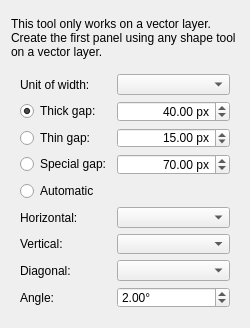
<?xml version="1.0" encoding="UTF-8"?>
<ui version="4.0">
 <author>
    SPDX-FileCopyrightText: none
    SPDX-License-Identifier: GPL-3.0-or-later
  </author>
 <class>KisToolKnifeOptionsWidget</class>
 <widget class="QWidget" name="KisToolKnifeOptionsWidget">
  <property name="geometry">
   <rect>
    <x>0</x>
    <y>0</y>
    <width>250</width>
    <height>306</height>
   </rect>
  </property>
  <layout class="QVBoxLayout" name="mainLayout">
   <item>
    <widget class="KisOptionButtonStrip" name="optionButtonStripToolMode" native="true"/>
   </item>
   <item>
    <widget class="QLabel" name="warningLabel">
     <property name="text">
      <string>&lt;html&gt;&lt;head/&gt;&lt;body&gt;&lt;p&gt;This tool only works on a vector layer.&lt;br/&gt;Create the first panel using any shape tool on a vector layer.&lt;/p&gt;&lt;/body&gt;&lt;/html&gt;</string>
     </property>
     <property name="wordWrap">
      <bool>true</bool>
     </property>
    </widget>
   </item>
   <item>
    <widget class="QWidget" name="gapOptionsWidget" native="true">
     <layout class="QFormLayout" name="formLayout">
      <item row="0" column="0">
       <widget class="QLabel" name="label_4">
        <property name="text">
         <string>Unit of width:</string>
        </property>
       </widget>
      </item>
      <item row="0" column="1">
       <widget class="QComboBox" name="unitsCombobox"/>
      </item>
      <item row="1" column="0">
       <widget class="QRadioButton" name="thickGapWidthRadioButton">
        <property name="toolTip">
         <string>Thick gap width</string>
        </property>
        <property name="text">
         <string>Thick gap:</string>
        </property>
        <property name="checked">
         <bool>true</bool>
        </property>
       </widget>
      </item>
      <item row="1" column="1">
       <widget class="KisDoubleSliderSpinBox" name="thickGapWidth">
        <property name="sizePolicy">
         <sizepolicy hsizetype="MinimumExpanding" vsizetype="Fixed">
          <horstretch>0</horstretch>
          <verstretch>0</verstretch>
         </sizepolicy>
        </property>
        <property name="toolTip">
         <string>Thick gap width</string>
        </property>
        <property name="alignment">
         <set>Qt::AlignRight|Qt::AlignTrailing|Qt::AlignVCenter</set>
        </property>
        <property name="suffix">
         <string> px</string>
        </property>
        <property name="minimum">
         <double>0.000000000000000</double>
        </property>
        <property name="maximum">
         <double>500.000000000000000</double>
        </property>
        <property name="singleStep">
         <double>5.000000000000000</double>
        </property>
        <property name="value">
         <double>40.000000000000000</double>
        </property>
       </widget>
      </item>
      <item row="2" column="0">
       <widget class="QRadioButton" name="thinGapWidthRadioButton">
        <property name="toolTip">
         <string>Thin gap width</string>
        </property>
        <property name="text">
         <string>Thin gap:</string>
        </property>
       </widget>
      </item>
      <item row="2" column="1">
       <widget class="KisDoubleSliderSpinBox" name="thinGapWidth">
        <property name="sizePolicy">
         <sizepolicy hsizetype="MinimumExpanding" vsizetype="Fixed">
          <horstretch>0</horstretch>
          <verstretch>0</verstretch>
         </sizepolicy>
        </property>
        <property name="toolTip">
         <string>Thin gap width</string>
        </property>
        <property name="alignment">
         <set>Qt::AlignRight|Qt::AlignTrailing|Qt::AlignVCenter</set>
        </property>
        <property name="suffix">
         <string> px</string>
        </property>
        <property name="minimum">
         <double>0.000000000000000</double>
        </property>
        <property name="maximum">
         <double>500.000000000000000</double>
        </property>
        <property name="singleStep">
         <double>5.000000000000000</double>
        </property>
        <property name="value">
         <double>15.000000000000000</double>
        </property>
       </widget>
      </item>
      <item row="3" column="0">
       <widget class="QRadioButton" name="specialGapWidthRadioButton">
        <property name="toolTip">
         <string>Special gap width</string>
        </property>
        <property name="text">
         <string>Special gap:</string>
        </property>
       </widget>
      </item>
      <item row="3" column="1">
       <widget class="KisDoubleSliderSpinBox" name="customGapWidth">
        <property name="sizePolicy">
         <sizepolicy hsizetype="MinimumExpanding" vsizetype="Fixed">
          <horstretch>0</horstretch>
          <verstretch>0</verstretch>
         </sizepolicy>
        </property>
        <property name="toolTip">
         <string>Special gap width</string>
        </property>
        <property name="alignment">
         <set>Qt::AlignRight|Qt::AlignTrailing|Qt::AlignVCenter</set>
        </property>
        <property name="suffix">
         <string> px</string>
        </property>
        <property name="minimum">
         <double>0.000000000000000</double>
        </property>
        <property name="maximum">
         <double>500.000000000000000</double>
        </property>
        <property name="singleStep">
         <double>5.000000000000000</double>
        </property>
        <property name="value">
         <double>70.000000000000000</double>
        </property>
       </widget>
      </item>
      <item row="4" column="0">
       <widget class="QRadioButton" name="automaticGapWidthRadioButton">
        <property name="toolTip">
         <string>Choose the width automatically, based on the angle</string>
        </property>
        <property name="text">
         <string>Automatic</string>
        </property>
       </widget>
      </item>
      <item row="5" column="0">
       <widget class="QLabel" name="horizontalLabel">
        <property name="toolTip">
         <string>Horizontal gaps type:</string>
        </property>
        <property name="text">
         <string>Horizontal:</string>
        </property>
       </widget>
      </item>
      <item row="5" column="1">
       <widget class="QComboBox" name="automaticHorizontalCombobox">
        <property name="toolTip">
         <string>Horizontal gaps type:</string>
        </property>
        <property name="currentText">
         <string/>
        </property>
       </widget>
      </item>
      <item row="6" column="0">
       <widget class="QLabel" name="verticalLabel">
        <property name="toolTip">
         <string>Vertical gaps type:</string>
        </property>
        <property name="text">
         <string>Vertical:</string>
        </property>
       </widget>
      </item>
      <item row="6" column="1">
       <widget class="QComboBox" name="automaticVerticalCombobox">
        <property name="toolTip">
         <string>Vertical gaps type:</string>
        </property>
        <property name="currentText">
         <string/>
        </property>
       </widget>
      </item>
      <item row="7" column="0">
       <widget class="QLabel" name="diagonalLabel">
        <property name="toolTip">
         <string>Diagonal gaps type:</string>
        </property>
        <property name="text">
         <string>Diagonal:</string>
        </property>
       </widget>
      </item>
      <item row="7" column="1">
       <widget class="QComboBox" name="automaticDiagonalCombobox">
        <property name="toolTip">
         <string>Diagonal gaps type:</string>
        </property>
       </widget>
      </item>
      <item row="8" column="0">
       <widget class="QLabel" name="angleLabel">
        <property name="toolTip">
         <string>Diagonal type angle threshold:</string>
        </property>
        <property name="text">
         <string>Angle:</string>
        </property>
       </widget>
      </item>
      <item row="8" column="1">
       <widget class="KisDoubleSliderSpinBox" name="gutterWidthAngleSpinBox">
        <property name="toolTip">
         <string>Diagonal type angle threshold:</string>
        </property>
        <property name="prefix">
         <string/>
        </property>
        <property name="suffix">
         <string>°</string>
        </property>
        <property name="maximum">
         <double>45.000000000000000</double>
        </property>
        <property name="value">
         <double>2.000000000000000</double>
        </property>
       </widget>
      </item>
     </layout>
    </widget>
   </item>
   <item>
    <spacer name="verticalSpacer">
     <property name="orientation">
      <enum>Qt::Vertical</enum>
     </property>
     <property name="sizeHint" stdset="0">
      <size>
       <width>20</width>
       <height>40</height>
      </size>
     </property>
    </spacer>
   </item>
  </layout>
 </widget>
 <customwidgets>
  <customwidget>
   <class>KisOptionButtonStrip</class>
   <extends>QWidget</extends>
   <header>KisOptionButtonStrip.h</header>
  </customwidget>
  <customwidget>
   <class>KisDoubleParseSpinBox</class>
   <extends>QDoubleSpinBox</extends>
   <header>kis_double_parse_spin_box.h</header>
  </customwidget>
  <customwidget>
   <class>KisDoubleSliderSpinBox</class>
   <extends>KisDoubleParseSpinBox</extends>
   <header location="global">kis_slider_spin_box.h</header>
   <container>1</container>
  </customwidget>
 </customwidgets>
 <resources/>
 <connections/>
</ui>
